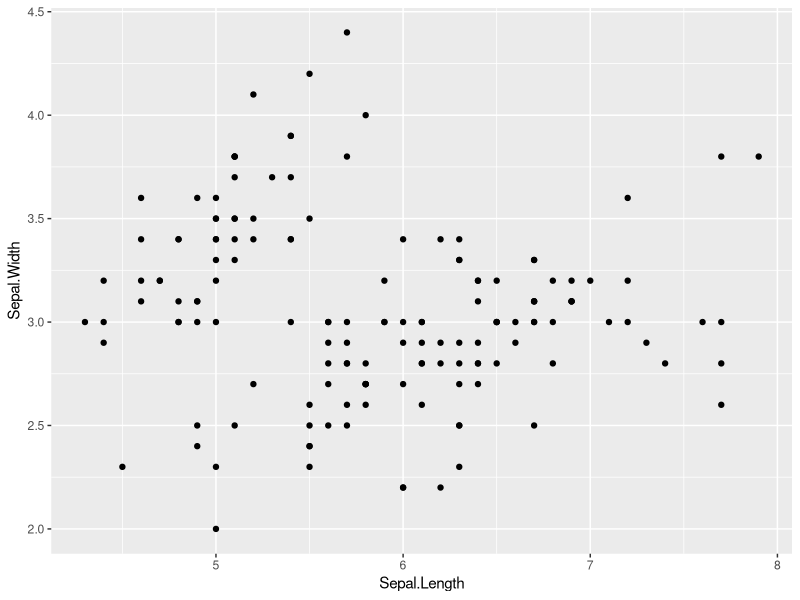
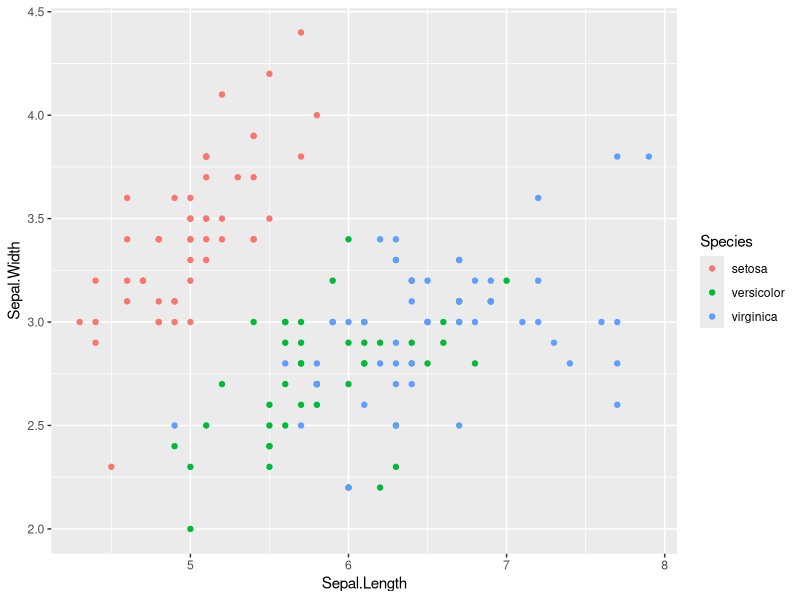
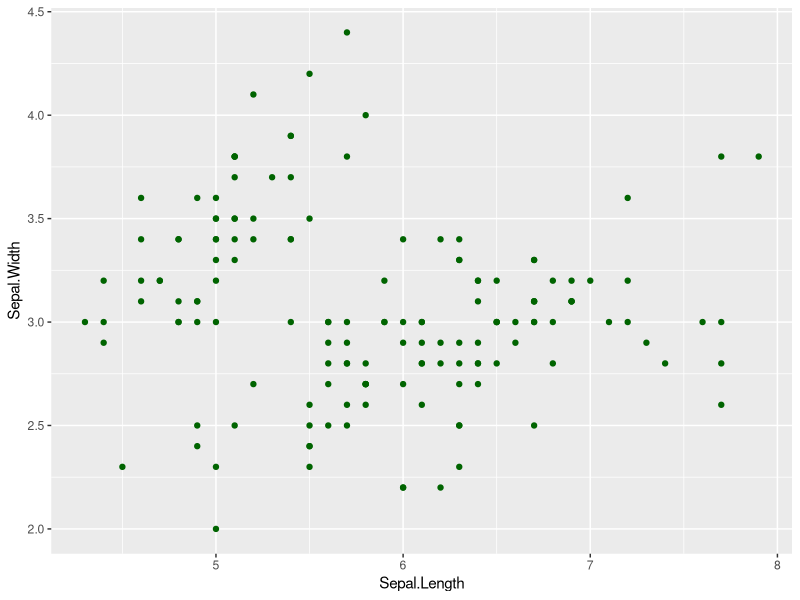
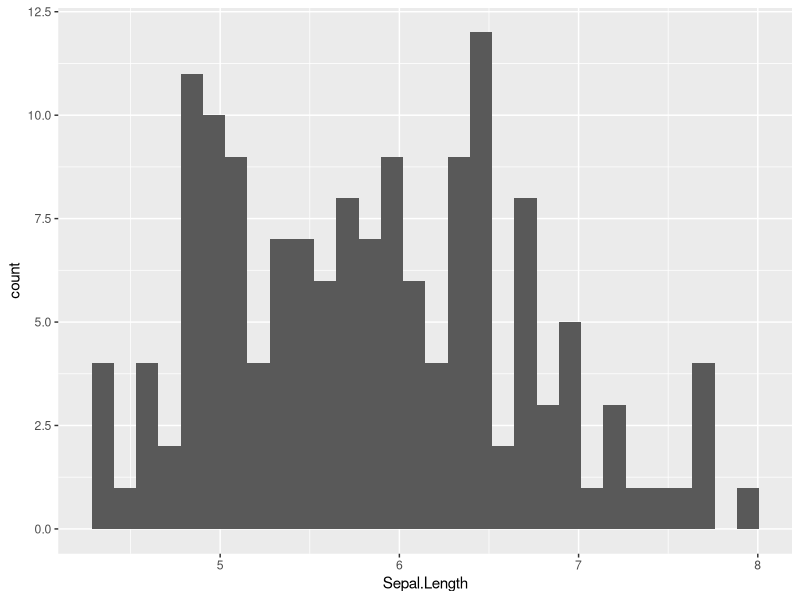
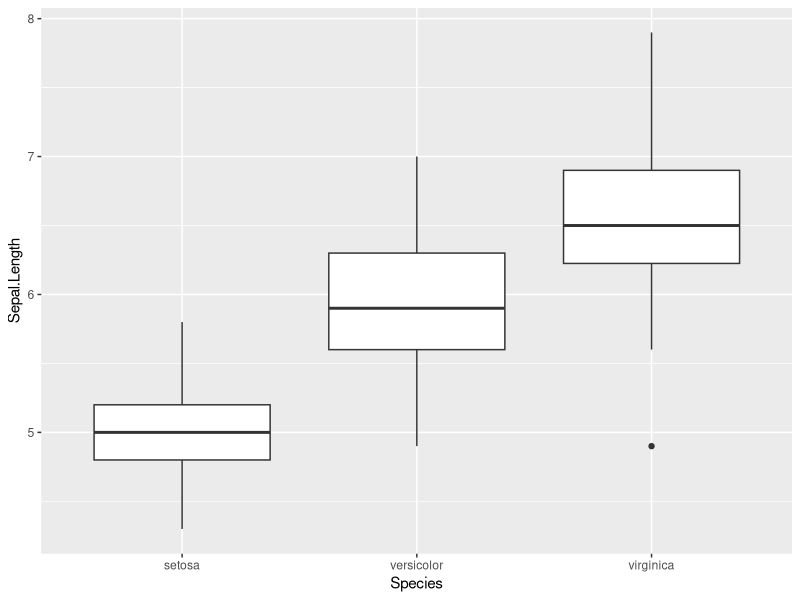
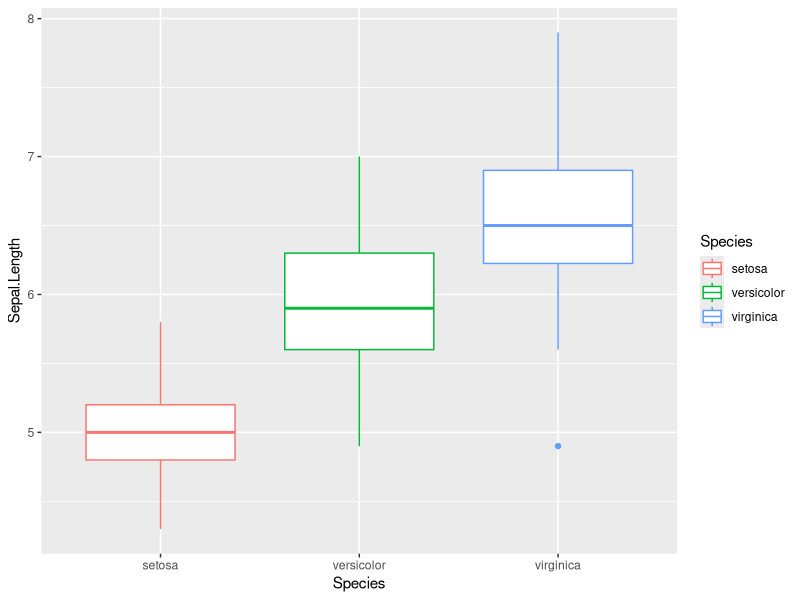
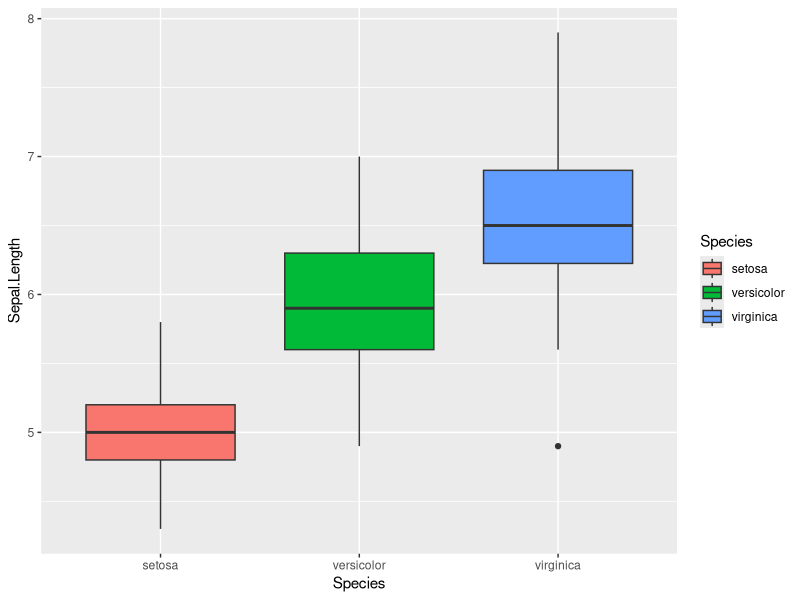
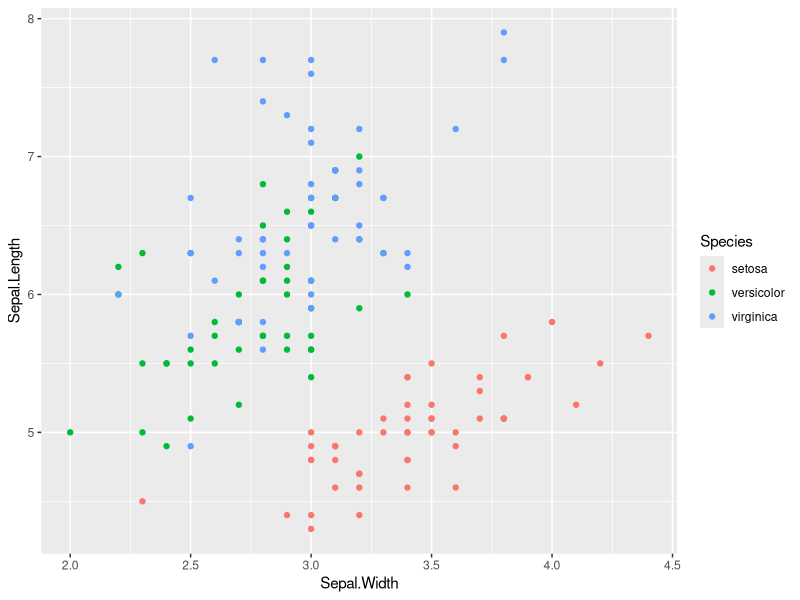

Source code (R) for these figures, in order:
library(tidyverse)


# point figure ------------------------------------------------------------


iris %>% 
  ggplot(
    aes(x = Sepal.Length,
        y= Sepal.Width)
  ) +
  geom_point()



iris %>% 
  ggplot(
    aes(x = Sepal.Length,
        y= Sepal.Width,
        color = Species)
  ) +
  geom_point()

# exercise ----------------------------------------------------------------






iris %>% 
  ggplot(
    aes(x = Sepal.Length,
        y = Sepal.Width)
  ) +
  geom_point(color= "darkgreen")



# line figure -------------------------------------------------------------

df_x <- tibble(x= 1:50,
       y = 2 * x)



# histogram ---------------------------------------------------------------

iris %>% 
  ggplot(
    aes(x = Sepal.Length)
  ) +
  geom_histogram()


# boxplot -----------------------------------------------------------------

iris %>% 
  ggplot(
    aes(x = Species,
        y= Sepal.Length)
  ) +
  geom_boxplot()

## change color
iris %>% 
ggplot(
  aes(x = Species,
      y= Sepal.Length,
      color= Species)
 )+
  geom_boxplot()


iris %>% 
  ggplot(
    aes(x = Species,
        y = Sepal.Length,
        fill = Species)
  ) +
  geom_boxplot()
  


# Q1 using "iris" data, identify the longest Sepal. Length using arrange function

iris %>% 
  arrange(desc(Sepal.Length))

# Q2 using "iris" data, filter individuals with Sepal. Width greater than 3.0
iris %>% 
filter(Sepal.Width > 3.0)

# Q3 using "iris" data, select the column "petal .Length" and "petal. width",
# and then arrange the order of rows by "petal. Length
# assign the result to object " df_petal"

df_petal <- iris %>%
  select(Petal.Length, Petal.Width) %>% 
  arrange(desc(Petal.Length))

# Q4 calculate mean sepal. Width by species; assign the result to "df_mean"


iris %>% 
  group_by(Species) %>% 
  summarize(mean = mean(Sepal.Width))


# Q5 create a point figure with pedal.Width ( y- axis) and sepal width ( x axis)
# with colors

iris %>% 
  ggplot(aes(x = Sepal.Width,
             y = Sepal.Length,
             color = Species)) +
  geom_point()
    
  
